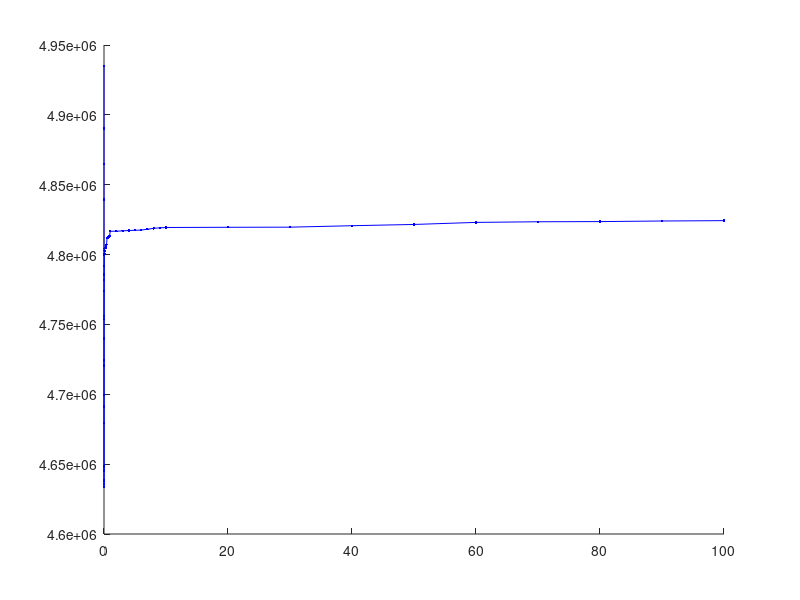

The MATLAB source for this figure: (Note: this script raises an error after producing the figure.)
% 1e7, normgp
data = ...
[ ...
1e-07,2e-07,3e-07,4e-07,5e-07,6e-07,7e-07,8e-07,9e-07,1e-06,2e-06,3e-06,4e-06,5e-06,6e-06,7e-06,8e-06,9e-06,1e-05,2e-05,3e-05,4e-05,5e-05,6e-05,7e-05,8e-05,9e-05,0.0001,0.0002,0.0003,0.0004,0.0005,0.0006,0.0007,0.0008,0.0009,0.001,0.002,0.003,0.004,0.005,0.006,0.007,0.008,0.009,0.01,0.02,0.03,0.04,0.05,0.06,0.07,0.08,0.09,0.1,0.2,0.3,0.4,0.5,0.6,0.7,0.8,0.9,1,2,3,4,5,6,7,8,9,10,20,30,40,50,60,70,80,90,100; ...
0.493508,0.493508,0.493508,0.493508,0.493508,0.493508,0.493508,0.493508,0.493508,0.493508,0.48901,0.48901,0.486479,0.486479,0.486479,0.483937,0.483937,0.483937,0.483937,0.478189,0.475603,0.475603,0.472066,0.472066,0.472066,0.469128,0.469128,0.469128,0.464559,0.463599,0.463599,0.463379,0.463379,0.46382,0.46382,0.46382,0.464824,0.467939,0.469941,0.469941,0.472422,0.472422,0.474002,0.474002,0.474002,0.475378,0.477383,0.478564,0.479182,0.480004,0.480004,0.480019,0.480099,0.480272,0.480441,0.480451,0.4805,0.480696,0.481172,0.48121,0.48123,0.48124,0.481343,0.481667,0.481673,0.481698,0.481721,0.481738,0.481754,0.481814,0.481879,0.481912,0.481939,0.481953,0.481962,0.482066,0.482156,0.482303,0.482349,0.482361,0.482403,0.482429...
];


figure
hold on

plot(data(1,:),data(2,:)*10^7,'b')
plot(data(1,:),data(2,:)*10^7,'b.')

plot(data(1,:),data(3,:)*10^7,'r')
plot(data(1,:),data(3,:)*10^7,'r.')

legend('$\Vert g^P \Vert \leq 10^{-4}$','$\Vert g^P \Vert \leq 10^{-5}$')
xlabel('epssqr')
ylabel('err')
set(gca,'Xscale','log')
hold off
